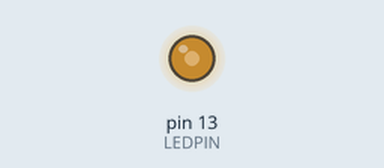
Simulated run of this sketch. Board: Arduino Uno, built with avr-gcc and run on an emulated ATmega328P. On the bench: output pins drawn as LEDs (lit = HIGH).

Above: at 0.1 s.
Timing chart, 0 to 1.6 s (numbered marks = the images above):
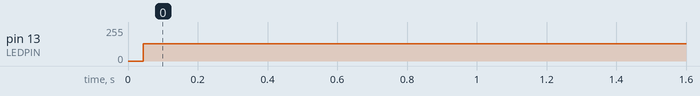

Measured:
- by itself, pin 13 (LEDPIN): 0/255 → 129/255 at 0.04 s

The sketch:

PWM.ino
```cpp
// Arduino timer CTC interrupt example
// www.engblaze.com

// avr-libc library includes
/**
 * Divides a given PWM pin frequency by a divisor.
 *
 * The resulting frequency is equal to the base frequency divided by
 * the given divisor:
 *   - Base frequencies:
 *      o The base frequency for pins 3, 9, 10, and 11 is 31250 Hz.
 *      o The base frequency for pins 5 and 6 is 62500 Hz.
 *   - Divisors:
 *      o The divisors available on pins 5, 6, 9 and 10 are: 1, 8, 64,
 *        256, and 1024.
 *      o The divisors available on pins 3 and 11 are: 1, 8, 32, 64,
 *        128, 256, and 1024.
 *
 * PWM frequencies are tied together in pairs of pins. If one in a
 * pair is changed, the other is also changed to match:
 *   - Pins 5 and 6 are paired on timer0
 *   - Pins 9 and 10 are paired on timer1
 *   - Pins 3 and 11 are paired on timer2
 *
 * Note that this function will have side effects on anything else
 * that uses timers:
 *   - Changes on pins 3, 5, 6, or 11 may cause the delay() and
 *     millis() functions to stop working. Other timing-related
 *     functions may also be affected.
 *   - Changes on pins 9 or 10 will cause the Servo library to function
 *     incorrectly.
 *
 * Thanks to macegr of the Arduino forums for his documentation of the
 * PWM frequency divisors. His post can be viewed at:
 *   http://www.arduino.cc/cgi-bin/yabb2/YaBB.pl?num=1235060559/0#4
 */
void setPwmFrequency(int pin, int divisor) {
  byte mode;
  if(pin == 5 || pin == 6 || pin == 9 || pin == 10) {
    switch(divisor) {
      case 1: mode = 0x01; break;
      case 8: mode = 0x02; break;
      case 64: mode = 0x03; break;
      case 256: mode = 0x04; break;
      case 1024: mode = 0x05; break;
      default: return;
    }
    if(pin == 5 || pin == 6) {
      TCCR0B = TCCR0B & 0b11111000 | mode;
    } else {
      TCCR1B = TCCR1B & 0b11111000 | mode;
    }
  } else if(pin == 3 || pin == 11) {
    switch(divisor) {
      case 1: mode = 0x01; break;
      case 8: mode = 0x02; break;
      case 32: mode = 0x03; break;
      case 64: mode = 0x04; break;
      case 128: mode = 0x05; break;
      case 256: mode = 0x06; break;
      case 1024: mode = 0x7; break;
      default: return;
    }
    TCCR2B = TCCR2B & 0b11111000 | mode;
  }
}

/*http://www.engblaze.com/microcontroller-tutorial-avr-and-arduino-timer-interrupts/
(target time) = (timer resolution) * (# timer counts + 1)
(# timer counts + 1) = (target time) / (timer resolution)
(# timer counts + 1) = (1 s) / (6.4e-5 s)
(# timer counts + 1) = 15625
(# timer counts) = 15625 - 1 = 15624
*/

#include <avr/io.h>
#include <avr/interrupt.h>

#define LEDPIN 13

void setup()
{
    pinMode(LEDPIN, OUTPUT);

    // initialize Timer1
    cli();          // disable global interrupts
    TCCR1A = 0;     // set entire TCCR1A register to 0
    TCCR1B = 0;     // same for TCCR1B

    // set compare match register to desired timer count:
    OCR1A = 14; //for ~1KHz
    // turn on CTC mode:
    TCCR1B |= (1 << WGM12);
    // Set CS10 and CS12 bits for 1024 prescaler:
    TCCR1B |= (1 << CS10);
    TCCR1B |= (1 << CS12);
    // enable timer compare interrupt:
    TIMSK1 |= (1 << OCIE1A);
    // enable global interrupts:
    sei();
}

void loop()
{
    // do some crazy stuff while LED keeps blinking
}

ISR(TIMER1_COMPA_vect)
{
    digitalWrite(LEDPIN, !digitalRead(LEDPIN));
}
```
